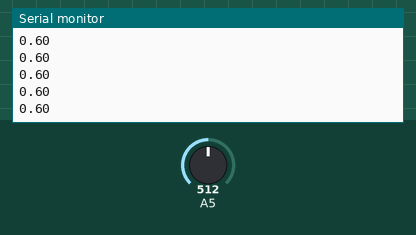
Simulated run of this sketch. Board: Arduino Uno, built with avr-gcc and run on an emulated ATmega328P. Shown: the last lines printed to the serial monitor. The test bench sets the inputs (shaded band); at power-on: A5 = 512.

Above: at 1.2 s.
1.3 s: A5 set to 716
At 1.9 s:
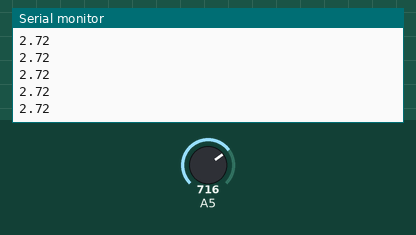
2.8 s: A5 set to 900
At 3.7 s:
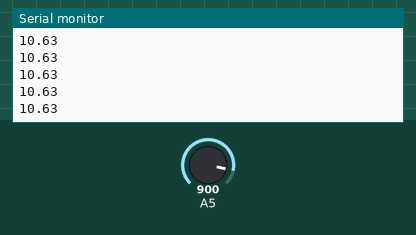
Timing chart, 0 to 5.8 s (numbered marks = the images above; inputs shaded):
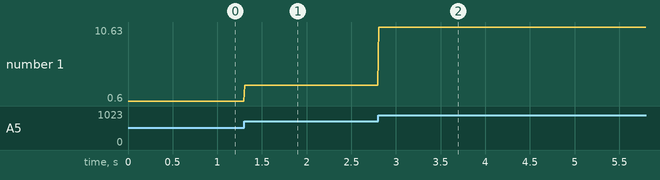

The sketch:

PressureInPounds.ino
```cpp
void setup() {
  Serial.begin(9600);
}

void loop() {
  int force = analogRead(A5);
  float volts = force / 204.6; // 1023/5
  int grams = pow(pow(2.718, volts+1.2), 1.515);
  float pounds = grams / 453.59;
  Serial.println(pounds);
  delay(10);
}
```

Measured:
- after the input at 1.3 s, the serial monitor: prints a new line at once (image 1)
- after the input at 2.8 s, the serial monitor: prints a new line at once (image 2)
- plotted number 1: 0.6 → 2.72 after the input at 1.3 s, 2.72 → 10.63 after the input at 2.8 s
